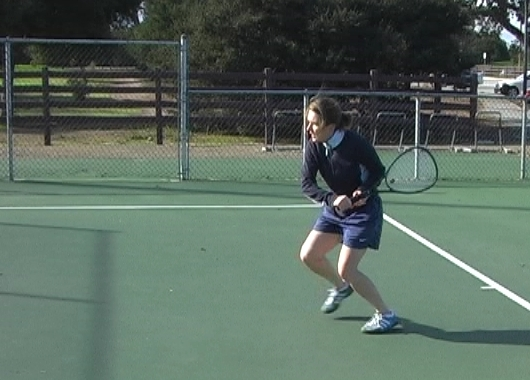
%> input picture Dataset/tennis1.jpg, 530 x 380 px
$ octave main_lucaskanade.m   (GNU Octave 9; MATLAB toolbox functions it lacks are replaced by stand-ins)
%> lines starting %> are read from the running program, lines starting %| are printed output that depends on the picture
### choose_image.m
function [imagen1_path, imagen2_path, imagen1, imagen2] = choose_image(option)
%> called with option = 1

if option == 0
    imagen1_path = "./Dataset/radio1.png";
    imagen2_path = "./Dataset/radio2.png";

elseif option == 1
    imagen1_path = "./Dataset/tennis1.jpg";
    imagen2_path = "./Dataset/tennis2.jpg";
elseif option == 2
    imagen1_path = "./Dataset/Perfect1.png";
    imagen2_path = "./Dataset/Perfect3.png";
elseif option == 3
    imagen1_path = "./Dataset/shoe1.jpg";
    imagen2_path = "./Dataset/shoe3.jpg";
elseif option == 4
    imagen1_path = "./Dataset/monkey1.jpg";
    imagen2_path = "./Dataset/monkey2.jpg";
elseif option == 5
    imagen1_path = "./Dataset/marple1.jpg";
    imagen2_path = "./Dataset/marple2.jpg";
else
    imagen1_path = "./Dataset/Car1.png";
    imagen2_path = "./Dataset/Car2.png";
end

imagen1 = imread(imagen1_path);
%> imagen1 is the input picture: size 380x530x3 uint8; mean R, G, B 88.9, 105.3, 94.8
imagen2 = imread(imagen2_path);
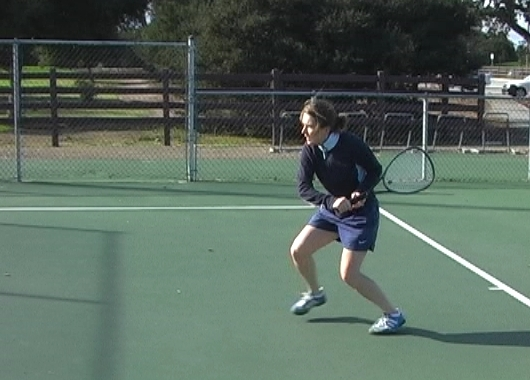
%> input picture Dataset/tennis2.jpg, 530 x 380 px
%> imagen2 is the input picture: size 380x530x3 uint8; mean R, G, B 88.5, 104.8, 94.3

% datasets encontrado en :
% https://lmb.informatik.uni-freiburg.de/resources/datasets/sequences.en.html

### get_derivatives.m
function [Ix, Iy, It] = getDerivatives(imagen1, imagen2, method)

if size(imagen2,1)==0
    imagen2=zeros(size(imagen1));
end

% Una forma alternativa de calcular las derivadas espaciotemporales es utilizar diferencias de mascaras.
if method == 0
    Ix = conv2(imagen1,[1 -1]);
    Iy = conv2(imagen1,[1; -1]);
    It = imagen2-imagen1;

% Metodo original para Horn-Schunck
elseif method == 1
    Ix = conv2(imagen1,0.25* [-1 1; -1 1],'same') + conv2(imagen2, 0.25*[-1 1; -1 1],'same');
    Iy = conv2(imagen1, 0.25*[-1 -1; 1 1], 'same') + conv2(imagen2, 0.25*[-1 -1; 1 1], 'same');
    It = conv2(imagen1, 0.25*ones(2),'same') + conv2(imagen2, -0.25*ones(2),'same');

% Derivadas propuestas por Barron
% Mas info : https://citeseerx.ist.psu.edu/viewdoc/download?doi=10.1.1.160.2526&rep=rep1&type=pdf
elseif method == 2
    Ix= conv2(imagen1,(1/12)*[-1 8 0 -8 1],'same');
    Iy= conv2(imagen1,(1/12)*[-1 8 0 -8 1]','same');
    It = conv2(imagen1, 0.25*ones(2),'same') + conv2(imagen2, -0.25*ones(2),'same');
    Ix=-Ix;
    Iy=-Iy;

% Derivada partial (Para Lucas-Kanade por ejemplo)
else
    Ix = conv2(imagen1,[-1 1; -1 1], 'valid');
    Iy = conv2(imagen1, [-1 -1; 1 1], 'valid');
    It = conv2(imagen1, ones(2), 'valid') + conv2(imagen2, -ones(2), 'valid');
end

### main_lucaskanade.m
%% Luis ROSARIO MUVA 2022
% Metodo de Lucas-Kanade
% Calcula el optical flow entre 2 imagenes con el metodo de Lucas-Kanade
% visto en clase


%% Hacer un clear si necesidad
clear all;
tic

%% PARAMETROS !

[imagen1_path, imagen2_path, imagen1, imagen2] = choose_image(1);
%> imagen1_path = './Dataset/tennis1.jpg'; imagen2_path = './Dataset/tennis2.jpg'

resize_value = 0.5; % sirve para reducir el tamaño de la imagen y de la ventana (coeficiente multiplicador)

arrows_count = 20; % Quantidad de flechas enseñadas : mas pequeño = mas flechas, mas grande = enseñar las mas importantes (Entre 5-40)

ventana_original = 45; % tailla de la ventana original

color = 'b'; % Color de la flechas para el flujo optico

linewidth = 2; % Tailla de la flechas para el flujo optico

ver_imagenes_originales = 0; % Ver las 2 imagenes originales (0 false, 1 true)


%% Visualizar las imagenes cargadas

if ver_imagenes_originales == 1
    subplot(1,2,1), imshow(imagen1)
    subplot(1,2,2), imshow(imagen2)
end

%% Information sobre las imagenes
% Tienes que ser de la misma tailla

[imagen1_rows, imagen1_columns, imagen1_numberOfColorChannels] = size(imagen1);
%> imagen1_rows = 380; imagen1_columns = 530; imagen1_numberOfColorChannels = 3
[imagen2_rows, imagen2_columns, imagen2_numberOfColorChannels] = size(imagen2);
%> imagen2_rows = 380; imagen2_columns = 530; imagen2_numberOfColorChannels = 3

fprintf('Imagen 1 : %d X %d con %d canales de color\n', imagen1_columns, imagen1_rows, imagen1_numberOfColorChannels);
%| Imagen 1 : 530 X 380 con 3 canales de color
fprintf('Imagen 2 : %d X %d con %d canales de color\n', imagen2_columns, imagen2_rows, imagen2_numberOfColorChannels);
%| Imagen 2 : 530 X 380 con 3 canales de color

if imagen1_columns ~= imagen2_columns
    disp("[ERROR] Las imagenes no tienen el mismo tamaño (columna)")
end
if imagen1_rows ~= imagen2_rows
    disp("[ERROR] Las imagenes no tienen el mismo tamaño (filas)")
end
if imagen1_numberOfColorChannels ~= imagen2_numberOfColorChannels
    disp("[ERROR] Las imagenes no tienen el mismo tamaño (canales)")
end

%% Rescalando las imagenes
% Para procesar mas rapidamente
% El resize depende de la tailla de la imagen dada

% im2double(I) convierte la imagen I a precisión doble. I puede ser una imagen de intensidad en escala de grises, una imagen truecolor o una imagen binaria. im2double reescala la salida de tipos de datos enteros al rango [0, 1].

imagen1_double = im2double(rgb2gray(imagen1));
imagen1_resize = imresize(imagen1_double, resize_value);

imagen2_double = im2double(rgb2gray(imagen2));
imagen2_resize = imresize(imagen2_double, resize_value);
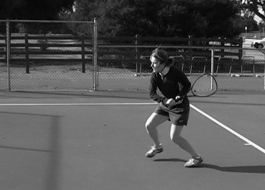
%> imagen2_resize: size 190x265 double; min 0.0485, max 1.05, mean 0.387; drawn with min black and max white


%% Definir el tamaño de la ventana para L-K
% round(X) redondea cada elemento de X al entero más próximo
tailla_ventana = round(ventana_original * resize_value);
fprintf("Talla de la ventana : %d\n", tailla_ventana)

%% Calcular las derivadas espacio-temporales Ix, Iy, It
[Ix, Iy, It] = get_derivatives(imagen1_resize, imagen2_resize, 3);
%> in getDerivatives, `Iy = conv2(imagen1, [-1 -1; 1 1], 'valid');`:
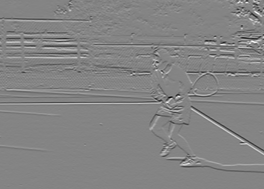
%> Iy: size 189x264 double; min -1.22, max 1.13, mean -0.00335; drawn with min black and max white
%> in getDerivatives, `It = conv2(imagen1, ones(2), 'valid') + conv2(imagen2, -ones(2), 'vali..`:
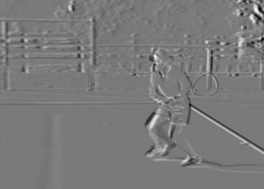
%> It: size 189x264 double; min -3.08, max 3.34, mean 0.00806; drawn with min black and max white

%% Calcular la matriz 2x1 U,V
u = zeros(size(imagen1_resize));
v = zeros(size(imagen2_resize));

%% Calcular I_x, I_y, I_t para cada punto
for i = tailla_ventana+1:size(Ix,1)-tailla_ventana
   for j = tailla_ventana+1:size(Ix,2)-tailla_ventana
      Ix_punto = Ix(i-tailla_ventana:i+tailla_ventana, j-tailla_ventana:j+tailla_ventana);
      Iy_punto = Iy(i-tailla_ventana:i+tailla_ventana, j-tailla_ventana:j+tailla_ventana);
      It_punto = It(i-tailla_ventana:i+tailla_ventana, j-tailla_ventana:j+tailla_ventana);

      Ix_punto = Ix_punto(:);
      Iy_punto = Iy_punto(:);

      % A es igual a : [Ix_punto Iy_punto]
      % b es igual a : -It_punto(:)
      % Utilizamos la pseudoinversa de Moore-Penrose
      Pseudo_M_P = pinv([Ix_punto Iy_punto])*-It_punto(:); % Vector de velocidad para el punto X y Y

      u(i,j)=Pseudo_M_P(1);
      v(i,j)=Pseudo_M_P(2);
   end
end
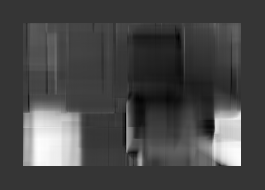
%> u: size 190x265 double; min -1.16, max 4.33, mean 0.38; drawn with min black and max white
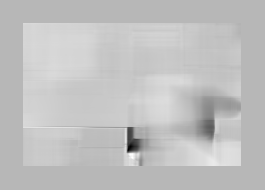
%> v: size 190x265 double; min -4.02, max 1.58, mean 0.209; drawn with min black and max white

disp("Done !")

%% reducir el tamaño de U y V

u_reduced = u(1:arrows_count * resize_value :end, 1:arrows_count * resize_value :end);
v_reduced = v(1:arrows_count * resize_value :end, 1:arrows_count * resize_value :end);

%% obtener las coordenadas de U y V en las imagen original
[m, n] = size(imagen1_double);
%> m = 380; n = 530
[X,Y] = meshgrid(1:n, 1:m);
X_reduced = X(1:arrows_count:end, 1:arrows_count:end);
Y_reduced = Y(1:arrows_count:end, 1:arrows_count:end);

toc

%% Ver el resultado con quiver()
figure();
imshow(imagen2);
hold on;
% dibujar los vectores de velocidad
quiver(X_reduced, Y_reduced, u_reduced, v_reduced, 'color', color, 'linewidth', linewidth)
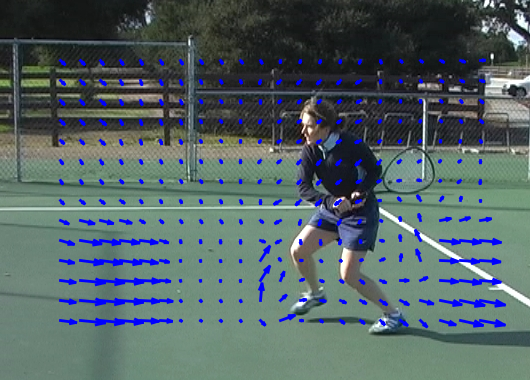
%> figure redrawn from the program's plot data
